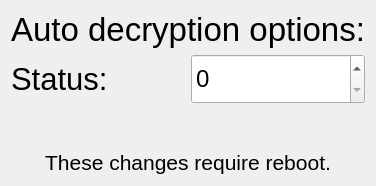
              <widget class="QWidget" name="regarOptionsPage">
               <layout class="QVBoxLayout" name="verticalLayout_5">
                <item>
                 <widget class="QLabel" name="label_38">
                  <property name="maximumSize">
                   <size>
                    <width>16777215</width>
                    <height>50</height>
                   </size>
                  </property>
                  <property name="font">
                   <font>
                    <pointsize>25</pointsize>
                   </font>
                  </property>
                  <property name="autoFillBackground">
                   <bool>false</bool>
                  </property>
                  <property name="frameShape">
                   <enum>QFrame::NoFrame</enum>
                  </property>
                  <property name="text">
                   <string>Auto decryption options:</string>
                  </property>
                  <property name="alignment">
                   <set>Qt::AlignCenter</set>
                  </property>
                 </widget>
                </item>
                <item>
                 <layout class="QHBoxLayout" name="horizontalLayout_17">
                  <item>
                   <widget class="QLabel" name="label_42">
                    <property name="maximumSize">
                     <size>
                      <width>16777215</width>
                      <height>50</height>
                     </size>
                    </property>
                    <property name="font">
                     <font>
                      <pointsize>23</pointsize>
                     </font>
                    </property>
                    <property name="autoFillBackground">
                     <bool>false</bool>
                    </property>
                    <property name="frameShape">
                     <enum>QFrame::NoFrame</enum>
                    </property>
                    <property name="text">
                     <string>Status:</string>
                    </property>
                    <property name="alignment">
                     <set>Qt::AlignLeading|Qt::AlignLeft|Qt::AlignVCenter</set>
                    </property>
                   </widget>
                  </item>
                  <item>
                   <widget class="SpinBoxList" name="regarStatusSpinBox">
                    <property name="minimumSize">
                     <size>
                      <width>0</width>
                      <height>50</height>
                     </size>
                    </property>
                    <property name="maximumSize">
                     <size>
                      <width>230</width>
                      <height>16777215</height>
                     </size>
                    </property>
                    <property name="font">
                     <font>
                      <pointsize>18</pointsize>
                     </font>
                    </property>
                   </widget>
                  </item>
                 </layout>
                </item>
                <item>
                 <spacer name="verticalSpacer_8">
                  <property name="orientation">
                   <enum>Qt::Vertical</enum>
                  </property>
                  <property name="sizeHint" stdset="0">
                   <size>
                    <width>20</width>
                    <height>40</height>
                   </size>
                  </property>
                 </spacer>
                </item>
                <item>
                 <widget class="QLabel" name="label_2">
                  <property name="font">
                   <font>
                    <pointsize>16</pointsize>
                   </font>
                  </property>
                  <property name="text">
                   <string>These changes require reboot.</string>
                  </property>
                  <property name="alignment">
                   <set>Qt::AlignCenter</set>
                  </property>
                 </widget>
                </item>
               </layout>
              </widget>
